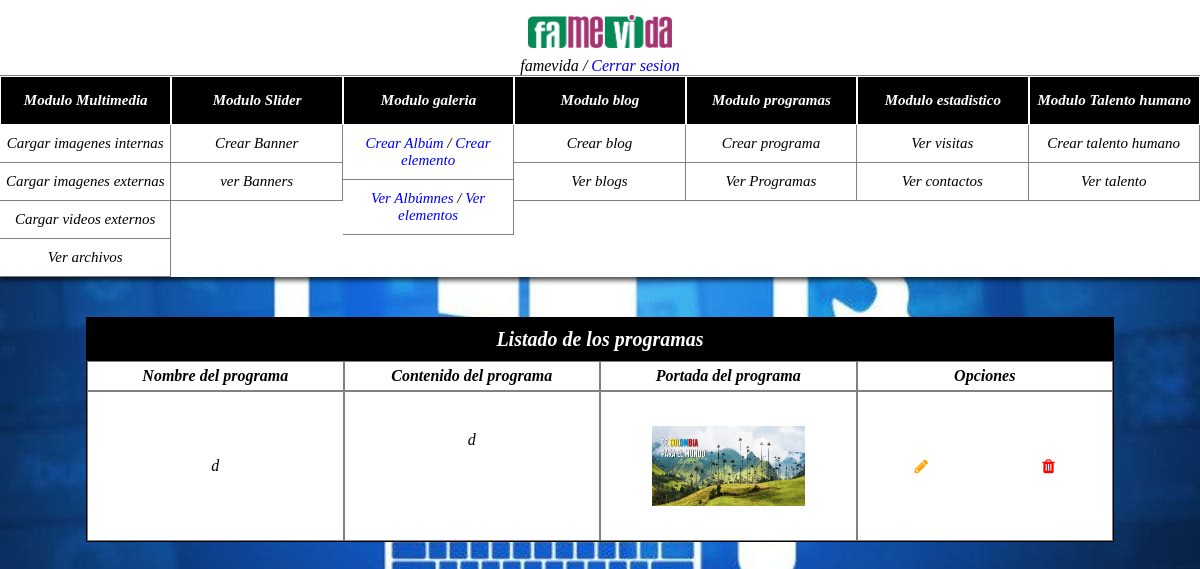
The app's page /index.php/programas/listar_programas (signed in) with its own data.
### tables this page shows
CREATE TABLE `programas` (
  `programa_id` int(11) NOT NULL,
  `titulo_programa` varchar(50) NOT NULL,
  `contenido_programa` varchar(1000) NOT NULL,
  `portada_programa` varchar(500) NOT NULL,
  `tipo_portada` varchar(2) NOT NULL
);

### application/controllers/Programas.php (called while the page is built, shortened)
<?php
include_once "application/models/modelo_programa.php";
class Programas extends CI_Controller {
	public function listar_programas()
	{
		if (isset($_SESSION['usuario']))
		{
			$this->load->view('listar_programas');
		}else{
			echo '<script>alert("Su sesión termino");</script>';
			echo '<script>
			window.location.href = "../panel/inicio";
			</script>';
		}
	}
	public function consultar_programas(){
		$instancia = new modelo_programa();
		$peticion_select = $instancia -> consultar_programas();
		return $peticion_select;
	}
}

### index.php (called while the page is built, shortened)
<?php
require_once BASEPATH.'core/CodeIgniter.php';

### application/controllers/select_controller.php (called while the page is built, shortened)
<?php
include_once "Programas.php";
class Select_controller{
	public function listar_programas(){
		$instancia = new Programas();
		$peticion_select = $instancia -> consultar_programas();
		return $peticion_select;
	}
}
?>

### application/models/modelo_programa.php (called while the page is built, shortened)
<?php
class Modelo_programa {
	public function consultar_programas(){
		$instancia_conexion = new Conexion();
		$pdo = $instancia_conexion -> obtener_conexion();
		$sql = $pdo->prepare('SELECT * FROM programas');
		$sql->execute();
		$resultado = $sql->fetchAll();
		return $resultado;
	}
}
?>

### application/views/listar_programas.php (the view, shortened to what this page needs)
<?php
include_once "application/controllers/select_controller.php";
$instancia = new Select_controller();
$peticion_select = $instancia -> listar_programas();
?>
<!DOCTYPE html>
<html lang="es">
<head>
  <link rel="stylesheet" href="../plantilla_back/css/personalizacion.css">
  <link rel="stylesheet" href="https://cdnjs.cloudflare.com/ajax/libs/font-awesome/4.7.0/css/font-awesome.min.css">
  <link rel="stylesheet" href="//cdn.jsdelivr.net/npm/alertifyjs@1.13.1/build/css/alertify.min.css"/>
</head>
<body>
  <div class="container">
    <?php
    include "header.php";
    ?>
    <div class="contenedor-dinamico-admin">
      <div class="contenedor-ajustado">
       <div class="contenedor-tabla">
        <div class="encabezado-formulario">
          Listado de los programas
        </div>
        <div class="table" id="encabezado_tabla">
          <div class="column-table-programa-encabezado encabezado-oculto" style="font-weight: 900;">Nombre del programa</div>
          <div class="column-table-programa-encabezado encabezado-oculto" style="font-weight: 900;">Contenido del programa</div>
          <div class="column-table-programa-encabezado encabezado-oculto" style="font-weight: 900;">Portada del programa</div>
          <div class="column-table-programa-encabezado encabezado-oculto" style="font-weight: 900;">Opciones</div>
        </div>
        <div class="table" id="resultados">
          <?php
          foreach($peticion_select as $programa){
            echo '<div class="column-table-programa-contenido"><label style="margin:auto;">'.$programa['titulo_programa'].'</label></div>
            <div class="column-table-programa-encabezado encabezado-visible" style="font-weight: 900;">Contenido del programa</div>
            <div class="column-table-programa-contenido"><div style="width:90%;height:70px; color:black; margin:auto; overflow-y:scroll "  >'.$programa['contenido_programa'].'</div></div>
            <div class="column-table-programa-encabezado encabezado-visible" style="font-weight: 900;">Portada del programa</div>
            <div class="column-table-programa-contenido"><img id="'.$programa['tipo_portada'].'" src="'.$programa['portada_programa'].'" class="img-archivo"></div>
            <div class="column-table-programa-encabezado encabezado-visible" style="font-weight: 900;">Opciones</div>
            <div class="column-table-programa-contenido"><i class="fa fa-pencil btn-editar" id="'.$programa['programa_id'].'" style="margin:auto; color:orange; cursor:pointer;"></i><i class="fa fa-trash btn-eliminar-programa" id="'.$programa['programa_id'].'" style="margin:auto; color:red; cursor:pointer;"></i></div>';
          }
          ?>
        </div>
      </div>
    </div>
  </div>
</div>
</body>
</html>

### records on screen
programas: titulo_programa "d", contenido_programa "d", portada_programa (picture)

### other values on screen
$_SESSION['usuario'] "famevida"
